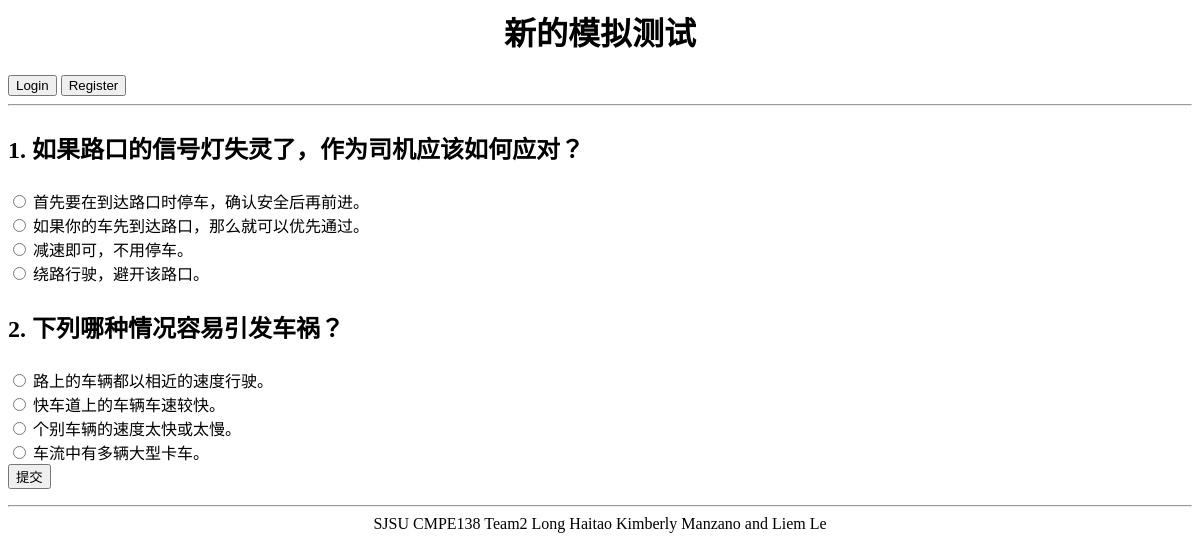
The page /user_mock_test.php on the database its author committed.
### tables this page shows
CREATE TABLE `questions` (
  `question_id` int(4) NOT NULL,
  `stem` varchar(200) NOT NULL,
  `num_of_options` tinyint(1) NOT NULL,
  `option1` varchar(50) NOT NULL,
  `option2` varchar(50) NOT NULL,
  `option3` varchar(50) NOT NULL,
  `option4` varchar(50) NOT NULL,
  `answer` tinyint(1) NOT NULL,
  `page_id` varchar(20) NOT NULL
);

### include/config.php (called while the page is built, shortened)
<?php
include_once "Table.php";
include_once "Logger.php";
$host = "localhost";
$username = "root";
$password = "";
$database = "DMVhelper";
$OPTION_USER_MOCK_TEST = 'order by rand() limit 2';
$log = new Logger('log/', LogLevel::INFO);
try {
    $pdo = new PDO("mysql:host={$host};dbname={$database};charset=utf8",
                   $username,
                   $password);
} catch (PDOException $e) {
    echo $e->getMessage();
    $log->error($e->getMessage());
}
$table_questions = new Table($pdo, $log, 'questions', 'question_id');

### include/Table.php (called while the page is built, shortened)
<?php
include_once "Logger.php";
class Table {
    private $pdo;
    private $log;
    public function __construct(PDO $pdo, Logger $log, string $table, string $primaryKey='') {
        $this->pdo = $pdo;
        $this->log = $log;
    }
    public function select($sql) {
        $stmt = $this->action($sql);
        return $stmt->fetchAll();
    }
    private function action($sql) {
        try {
            $this->log->info(($_SESSION['email'] ?? 'Anonymous').', '.basename($_SERVER['SCRIPT_FILENAME']).', '.$sql);
            $stmt = $this->pdo->query($sql);
        } catch (PDOException $e) {
            $this->log->error($e->getMessage());
            echo $e->getMessage();
        }
        return $stmt;
    }
}

### include/Logger.php (called while the page is built, shortened)
<?php
class Logger extends AbstractLogger
{
    protected $options = array (
        'extension'      => 'txt',
        'dateFormat'     => 'Y-m-d G:i:s.u',
        'filename'       => false,
        'flushFrequency' => false,
        'prefix'         => 'log_',
        'logFormat'      => false,
        'appendContext'  => true,
    );
    private $logFilePath;
    protected $logLevels = array(
        LogLevel::EMERGENCY => 0,
        LogLevel::ALERT     => 1,
        LogLevel::CRITICAL  => 2,
        LogLevel::ERROR     => 3,
        LogLevel::WARNING   => 4,
        LogLevel::NOTICE    => 5,
        LogLevel::INFO      => 6,
        LogLevel::DEBUG     => 7
    );
    public function __construct($logDirectory, $logLevelThreshold = LogLevel::DEBUG, array $options = array())
    {
        $this->logLevelThreshold = $logLevelThreshold;
        $this->options = array_merge($this->options, $options);
    }
    public function setLogFilePath($logDirectory) {
        if ($this->options['filename']) {
            if (strpos($this->options['filename'], '.log') !== false || strpos($this->options['filename'], '.txt') !== false) {
                $this->logFilePath = $logDirectory.DIRECTORY_SEPARATOR.$this->options['filename'];
            }
            else {
                $this->logFilePath = $logDirectory.DIRECTORY_SEPARATOR.$this->options['filename'].'.'.$this->options['extension'];
            }
        } else {
            $this->logFilePath = $logDirectory.DIRECTORY_SEPARATOR.$this->options['prefix'].date('Y-m-d').'.'.$this->options['extension'];
        }
    }
    public function setFileHandle($writeMode) {
        $this->fileHandle = fopen($this->logFilePath, $writeMode);
    }
    public function log($level, $message, array $context = array())
    {
        $message = $this->formatMessage($level, $message, $context);
    }
    protected function formatMessage($level, $message, $context)
    {
        if ($this->options['logFormat']) {
            $parts = array(
                'date'          => $this->getTimestamp(),
                'level'         => strtoupper($level),
                'level-padding' => str_repeat(' ', 9 - strlen($level)),
                'priority'      => $this->logLevels[$level],
                'message'       => $message,
                'context'       => json_encode($context),
            );
            $message = $this->options['logFormat'];
            foreach ($parts as $part => $value) {
                $message = str_replace('{'.$part.'}', $value, $message);
            }
        } else {
            $message = "[{$this->getTimestamp()}] [{$level}] {$message}";
        }
        return $message.PHP_EOL;
    }
    private function getTimestamp()
    {
        $originalTime = microtime(true);
        $micro = sprintf("%06d", ($originalTime - floor($originalTime)) * 1000000);
        $date = new DateTime(date('Y-m-d H:i:s.'.$micro, (int)$originalTime));
        return $date->format($this->options['dateFormat']);
    }
}

### user_mock_test.php (the view, shortened to what this page needs)
<?php include('include/config.php') ?>
<html>
    <head>
        <link href="css/style.css" rel="stylesheet" type="text/css">
    </head>
    <body>
    <div class="center-text"><h1>新的模拟测试</h1></div>
    <?php include('include/login.php') ?>
    <hr>
<?php
echo <<< _END
<form action="user_process_mock_test.php" method="post">
_END;
$sql = "select * from questions {$OPTION_USER_MOCK_TEST}";
$selected_questions = $table_questions->select($sql);
$qnum = 0;
foreach ($selected_questions as $q) {
    $question_id = $q['question_id'];
    $stem = $q['stem'];
    $num_of_options = $q['num_of_options'];
    $qnum++;
    echo <<< _END
        <div class="question-stem"><p>$qnum.  $stem</p></div>
    _END;
    for ($i = 1; $i <= $num_of_options; $i++) {
        $option = $q["option" . $i];
        echo <<< _END
            <label>
            <input type="radio" id="option" onclick="submit" name=$qnum.$question_id value=$i>
            $option
            </label>
            <br />
        _END;
    }
}
echo <<< _END
<input type="submit" value="提交">
</form>
_END;
?>
    <hr>
    <?php include('include/footer.php') ?>
    </body>
</html>

### css/style.css (style rules this page uses)
.center-text { text-align: center; }
.question-stem { font-size: 1.5em; font-weight: bold; color:black; }

### rows shown on the page
questions: stem "如果路口的信号灯失灵了，作为司机应该如何应对？", option1 "首先要在到达路口时停车，确认安全后再前进。", option2 "如果你的车先到达路口，那么就可以优先通过。", option3 "减速即可，不用停车。", option4 "绕路行驶，避开该路口。"
questions: stem "下列哪种情况容易引发车祸？", option1 "路上的车辆都以相近的速度行驶。", option2 "快车道上的车辆车速较快。", option3 "个别车辆的速度太快或太慢。", option4 "车流中有多辆大型卡车。"
